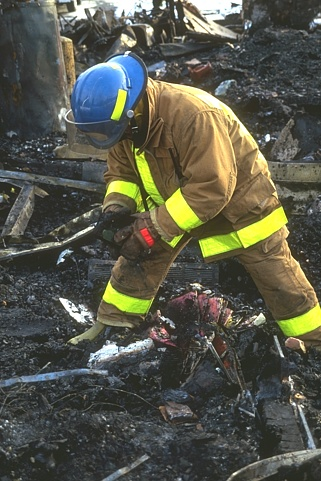
#> input picture assets/removebg/0056.png, 321 x 481 px
$ jupyter execute background_removal.ipynb
#> lines starting #> are read from the running program, lines starting #| are printed output that depends on the picture
## Import Required Libraries

[cell 1]
import cv2
import numpy as np
import matplotlib.pyplot as plt
from matplotlib.patches import Rectangle

# Set figure size for better visualization
plt.rcParams['figure.figsize'] = (15, 10)

## Load the Image

[cell 2]
# Load the image
image_path = 'assets/removebg/0056.png'
image = cv2.imread(image_path)
#> image is the input picture: shape (481, 321, 3); mean B, G, R 74.9, 87.8, 87.3
image_rgb = cv2.cvtColor(image, cv2.COLOR_BGR2RGB)

# Display original image
plt.figure(figsize=(8, 6))
plt.imshow(image_rgb)
plt.title('Original Image')
plt.axis('off')
plt.tight_layout()
plt.show()

## GrabCut Algorithm

[cell 3]
# Create a copy for processing
img_grabcut = image.copy()

# Create mask for GrabCut
mask = np.zeros(img_grabcut.shape[:2], np.uint8)

# Background and foreground models (required by GrabCut)
bgd_model = np.zeros((1, 65), np.float64)
fgd_model = np.zeros((1, 65), np.float64)

# Define a rectangle around the foreground object
height, width = img_grabcut.shape[:2]
#> height = 481; width = 321
rect = (10, 10, width-20, height-20)
#> rect = (10, 10, 301, 461)

# Apply GrabCut algorithm
cv2.grabCut(img_grabcut, mask, rect, bgd_model, fgd_model, 10, cv2.GC_INIT_WITH_RECT)

# Create binary mask where 0 and 2 are background, 1 and 3 are foreground
mask_grabcut = np.where((mask == 2) | (mask == 0), 0, 1).astype('uint8')

# Apply mask to get the result
result_grabcut = image_rgb * mask_grabcut[:, :, np.newaxis]
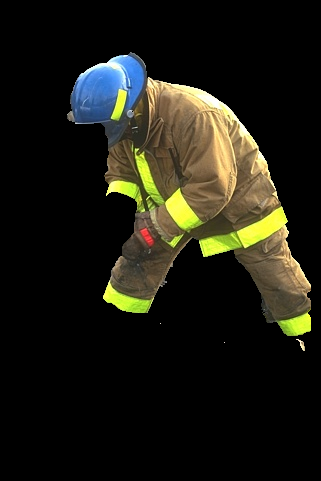
#> result_grabcut: shape (481, 321, 3); mean R, G, B 29.5, 28.4, 18.9

# Display results
fig, axes = plt.subplots(1, 3, figsize=(15, 5))

axes[0].imshow(image_rgb)
axes[0].set_title('Original Image')
axes[0].axis('off')

axes[1].imshow(mask_grabcut, cmap='gray')
axes[1].set_title('GrabCut Mask')
axes[1].axis('off')

axes[2].imshow(result_grabcut)
axes[2].set_title('Background Removed (GrabCut)')
axes[2].axis('off')

plt.tight_layout()
plt.show()
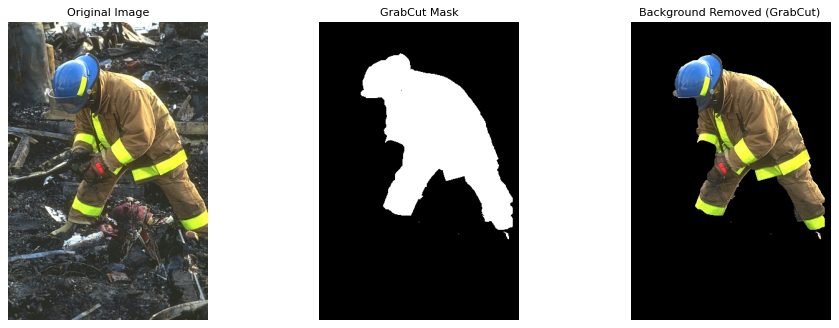
#> figure drawn by matplotlib, 3 panels

$ run again, with assets/removebg/0005.png copied over assets/removebg/0056.png
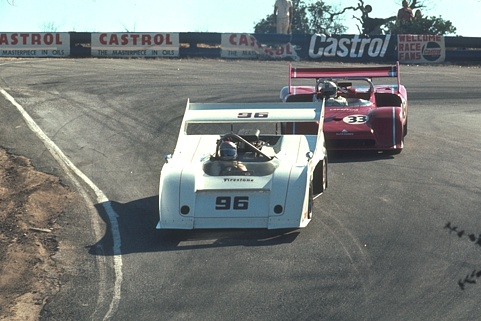
#> input picture assets/removebg/0005.png, 481 x 321 px
#> image is the input picture: shape (321, 481, 3); mean B, G, R 122.8, 125.1, 121
#> `result_grabcut = image_rgb * mask_grabcut[:, :, np.newaxis]`:
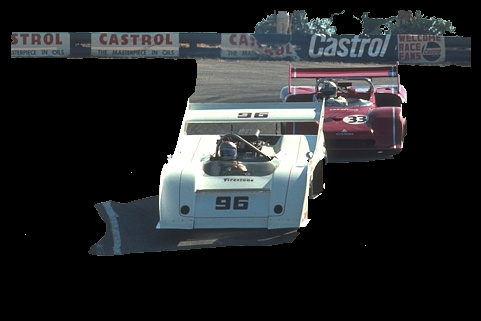
#> result_grabcut: shape (321, 481, 3); mean R, G, B 36.4, 38.5, 40.2
#> `plt.show()`:
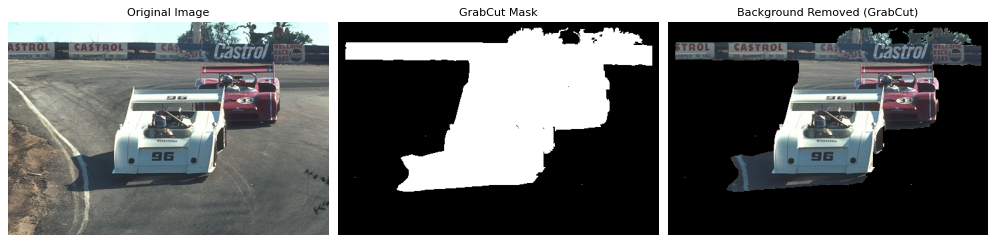
#> figure drawn by matplotlib, 3 panels

$ run again, with assets/removebg/0008.png copied over assets/removebg/0056.png
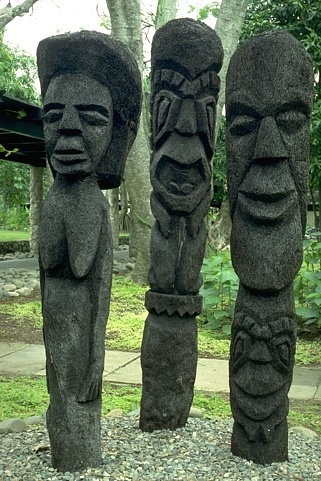
#> input picture assets/removebg/0008.png, 321 x 481 px
#> image is the input picture: shape (481, 321, 3); mean B, G, R 80.9, 102.6, 87.8
#> `result_grabcut = image_rgb * mask_grabcut[:, :, np.newaxis]`:
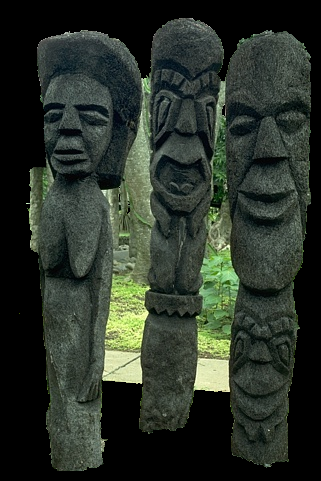
#> result_grabcut: shape (481, 321, 3); mean R, G, B 43.1, 51.3, 41.7
#> `plt.show()`:
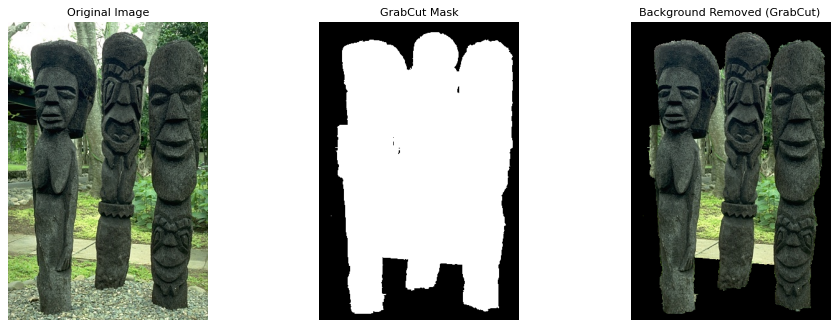
#> figure drawn by matplotlib, 3 panels

$ run again, with assets/removebg/0052.png copied over assets/removebg/0056.png
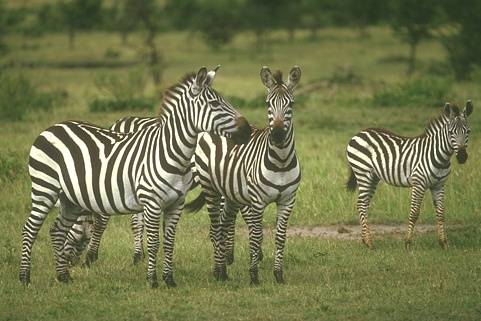
#> input picture assets/removebg/0052.png, 481 x 321 px
#> image is the input picture: shape (321, 481, 3); mean B, G, R 77, 118.6, 114.6
#> `result_grabcut = image_rgb * mask_grabcut[:, :, np.newaxis]`:
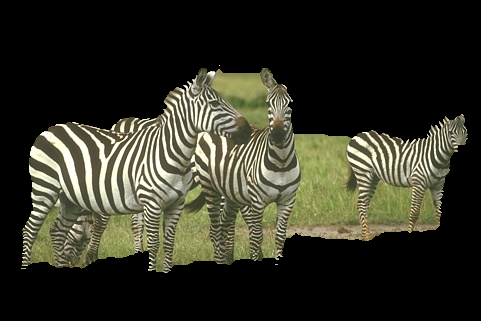
#> result_grabcut: shape (321, 481, 3); mean R, G, B 50.7, 50.5, 37.9
#> `plt.show()`:
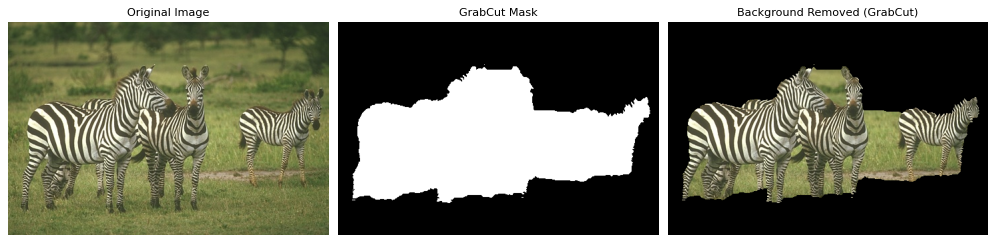
#> figure drawn by matplotlib, 3 panels
